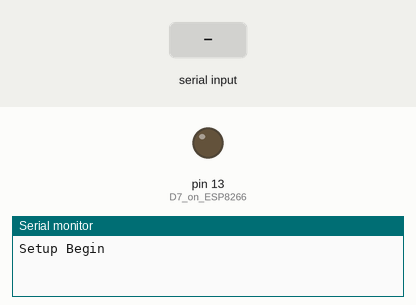
The sketch below on a simulated Arduino Uno, built with avr-gcc and run on an emulated ATmega328P. Shown: output pins drawn as LEDs (lit = HIGH), the last lines printed to the serial monitor. Inputs (shaded band) come from the test bench.

Above: at 1.8 s.
1.9 s: "ok\n" received over the second serial link
At 2.7 s:
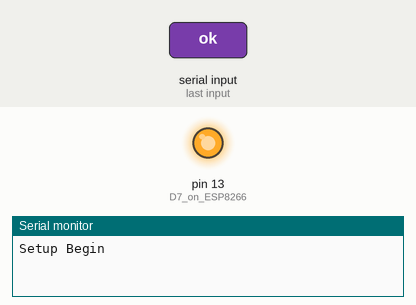
4.4 s: "1\n" received over the second serial link
At 19.5 s:
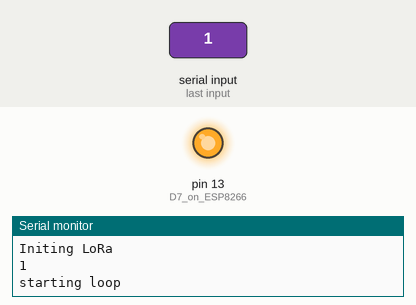
Timing chart, 0 to 19.9 s (numbered marks = the images above; inputs shaded):
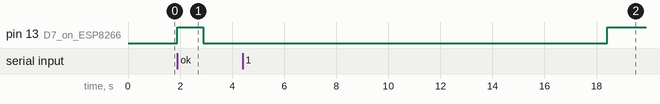

Measured:
- after the input at 1.9 s, pin 13 (D7_on_ESP8266): LOW → HIGH at once, → LOW 1.0 s later
- after the input at 4.4 s, pin 13 (D7_on_ESP8266): LOW → HIGH after 14.0 s instead of 14.5 s

The sketch:

LoraBlinkerTX.ino
```cpp
/*
 * Lora to Lora (P2P) using RN2483 and ESP8266
 * This sketch will transmit a lora message with payload "20" every 2 seconds.
 * An LED will blink every time a package is sent. Payload and package ID is printed on serial monitor.
 *
 * Code based on JP Meijers code from 30 September 2016
 * MN Petersen, Aug 2020
 *
 * CONNECTIONS:
 * RN2483 - ESP8266:
 * TX     - D5
 * RX     - D6
 * 3V3    - 3V3
 * GND    - GND
 *
 * D7 on ESP8266 is connected to anode (long leg) on LED. Insert resistor between cathode and GND on ESP8266.
 *
 */

#include <SoftwareSerial.h>
SoftwareSerial loraSerial(6, 5); // (rxPin (D5), txPin (D6), inverse_logic, buffer size);

String str;
int packageID = 0;

void setup() {
  //output LED pin
  pinMode(13, OUTPUT);  // D7 on ESP8266
  led_off();

  // Open serial communications and wait for port to open:
  Serial.begin(57600);  // Serial communication to PC
  Serial.println("Setup Begin");

  loraSerial.begin(57600);  // Serial communication to RN2483
  loraSerial.setTimeout(1000);
  lora_autobaud();

  led_on();
  delay(1000);
  led_off();

  Serial.println("Initing LoRa");

  loraSerial.listen();
  str = loraSerial.readStringUntil('\n');
  Serial.println(str);
  loraSerial.println("sys get ver");
  str = loraSerial.readStringUntil('\n');
  Serial.println(str);

  loraSerial.println("mac pause");
  str = loraSerial.readStringUntil('\n');
  Serial.println(str);

//  loraSerial.println("radio set bt 0.5");  // Uncomment if we want to use FSK
//  wait_for_ok();

  loraSerial.println("radio set mod lora"); // Comment if we want to use FSK
  str = loraSerial.readStringUntil('\n');
  Serial.println(str);

  loraSerial.println("radio set freq 869100000");
  str = loraSerial.readStringUntil('\n');
  Serial.println(str);

  loraSerial.println("radio set pwr 14");  //max power 14 dBm
  str = loraSerial.readStringUntil('\n');
  Serial.println(str);

  loraSerial.println("radio set sf sf7");
  str = loraSerial.readStringUntil('\n');
  Serial.println(str);

  loraSerial.println("radio set afcbw 41.7");
  str = loraSerial.readStringUntil('\n');
  Serial.println(str);

  loraSerial.println("radio set rxbw 125");
  str = loraSerial.readStringUntil('\n');
  Serial.println(str);

//  loraSerial.println("radio set bitrate 50000");
//  wait_for_ok();

//  loraSerial.println("radio set fdev 25000");
//  wait_for_ok();

  loraSerial.println("radio set prlen 8");
  str = loraSerial.readStringUntil('\n');
  Serial.println(str);

  loraSerial.println("radio set crc on");
  str = loraSerial.readStringUntil('\n');
  Serial.println(str);

  loraSerial.println("radio set iqi off");
  str = loraSerial.readStringUntil('\n');
  Serial.println(str);

  loraSerial.println("radio set cr 4/5");
  str = loraSerial.readStringUntil('\n');
  Serial.println(str);

  loraSerial.println("radio set wdt 60000"); //disable for continuous reception
  str = loraSerial.readStringUntil('\n');
  Serial.println(str);

  loraSerial.println("radio set sync 12");
  str = loraSerial.readStringUntil('\n');
  Serial.println(str);

  loraSerial.println("radio set bw 125");
  str = loraSerial.readStringUntil('\n');
  Serial.println(str);

  Serial.println("starting loop");
}

void loop() {
  led_on();

  while (Serial.available() > 0) {
  str = Serial.readStringUntil("\n");
  str.trim();
  Serial.print("packageID = ");
  Serial.println(packageID);
  Serial.println("Message = " + str);
  loraSerial.print("radio tx ");
  //loraSerial.println("20");
  loraSerial.println(str);
  str = loraSerial.readStringUntil('\n');
  Serial.println(str);
  str = loraSerial.readStringUntil('\n');
  Serial.println(str);
  led_off();
  }
}

void lora_autobaud()
{
  String response = "";
  while (response=="")
  {
    delay(1000);
    loraSerial.write((byte)0x00);
    loraSerial.write(0x55);
    loraSerial.println();
    loraSerial.println("sys get ver");
    response = loraSerial.readStringUntil('\n');
  }
}

/*
 * This function blocks until the word "ok\n" is received on the UART,
 * or until a timeout of 3*5 seconds.
 */
int wait_for_ok()
{
  str = loraSerial.readStringUntil('\n');
  if ( str.indexOf("ok") == 0 ) {
    return 1;
  }
  else return 0;
}

void led_on()
{
  digitalWrite(13, 1);
}

void led_off()
{
  digitalWrite(13, 0);
}
```
